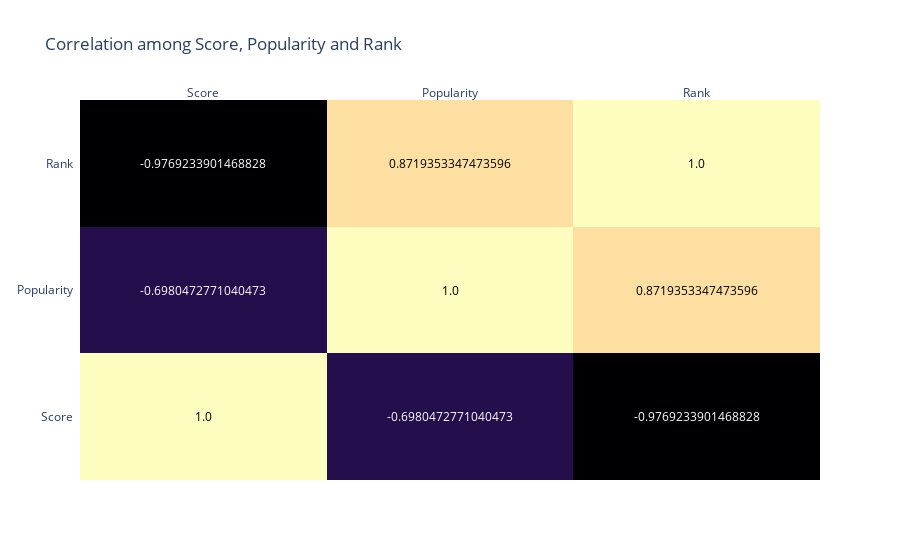

Notebook code for this chart:
### Code cell
import plotly.figure_factory as ff

corr_matrix = corr_df.corr()
fig = ff.create_annotated_heatmap(z=corr_matrix.values,
                                  x=list(corr_matrix.columns),
                                  y=list(corr_matrix.index),
                                  colorscale='Magma')
fig.update_layout(title='Correlation among Score, Popularity and Rank')
fig.show()

### Figure 1 — Plotly figure (JSON) as saved in the notebook; plotly's stock layout.template omitted (floating-point values rounded to 4 significant figures)
{"data": [{"colorscale": [[0, "#000004"], [0.1111, "#180f3d"], [0.2222, "#440f76"], [0.3333, "#721f81"], [0.4444, "#9e2f7f"], [0.5556, "#cd4071"], [0.6667, "#f1605d"], [0.7778, "#fd9668"], [0.8889, "#feca8d"], [1, "#fcfdbf"]], "reversescale": false, "showscale": false, "type": "heatmap", "x": ["Score", "Popularity", "Rank"], "y": ["Score", "Popularity", "Rank"], "z": [[1, -0.698, -0.9769], [-0.698, 1, 0.8719], [-0.9769, 0.8719, 1]]}], "layout": {"annotations": [{"font": {"color": "#000000"}, "showarrow": false, "text": "1.0", "x": "Score", "xref": "x", "y": "Score", "yref": "y"}, {"font": {"color": "#FFFFFF"}, "showarrow": false, "text": "-0.6980472771040473", "x": "Popularity", "xref": "x", "y": "Score", "yref": "y"}, {"font": {"color": "#FFFFFF"}, "showarrow": false, "text": "-0.9769233901468828", "x": "Rank", "xref": "x", "y": "Score", "yref": "y"}, {"font": {"color": "#FFFFFF"}, "showarrow": false, "text": "-0.6980472771040473", "x": "Score", "xref": "x", "y": "Popularity", "yref": "y"}, {"font": {"color": "#000000"}, "showarrow": false, "text": "1.0", "x": "Popularity", "xref": "x", "y": "Popularity", "yref": "y"}, {"font": {"color": "#000000"}, "showarrow": false, "text": "0.8719353347473596", "x": "Rank", "xref": "x", "y": "Popularity", "yref": "y"}, {"font": {"color": "#FFFFFF"}, "showarrow": false, "text": "-0.9769233901468828", "x": "Score", "xref": "x", "y": "Rank", "yref": "y"}, {"font": {"color": "#000000"}, "showarrow": false, "text": "0.8719353347473596", "x": "Popularity", "xref": "x", "y": "Rank", "yref": "y"}, {"font": {"color": "#000000"}, "showarrow": false, "text": "1.0", "x": "Rank", "xref": "x", "y": "Rank", "yref": "y"}], "title": {"text": "Correlation among Score, Popularity and Rank"}, "xaxis": {"dtick": 1, "gridcolor": "rgb(0, 0, 0)", "side": "top", "ticks": ""}, "yaxis": {"dtick": 1, "ticks": "", "ticksuffix": "  "}}}
